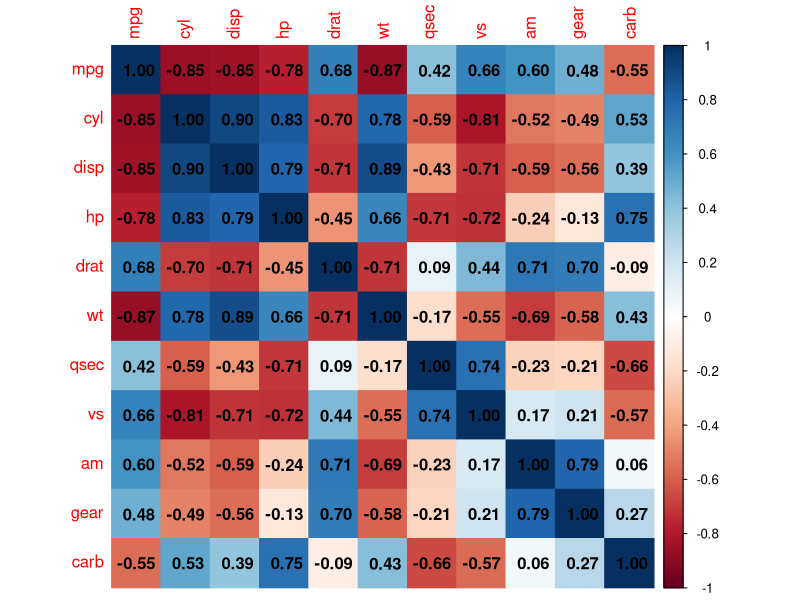
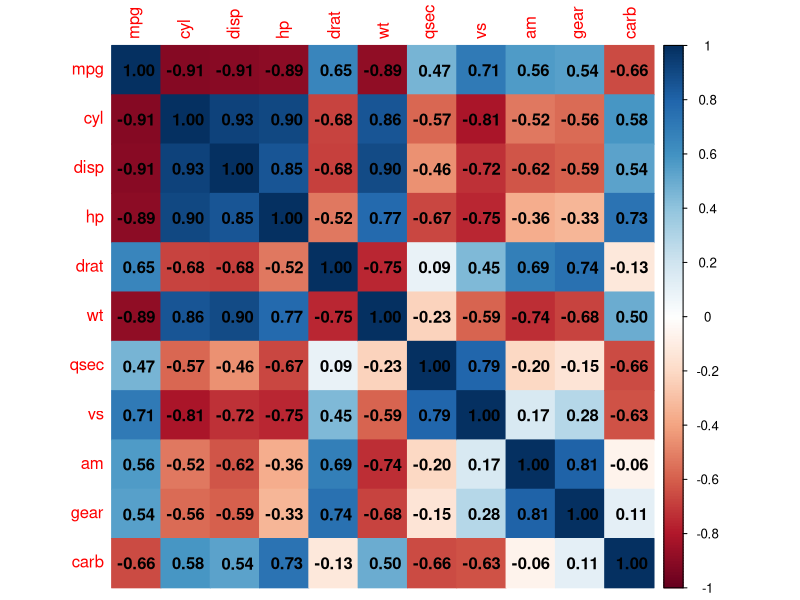
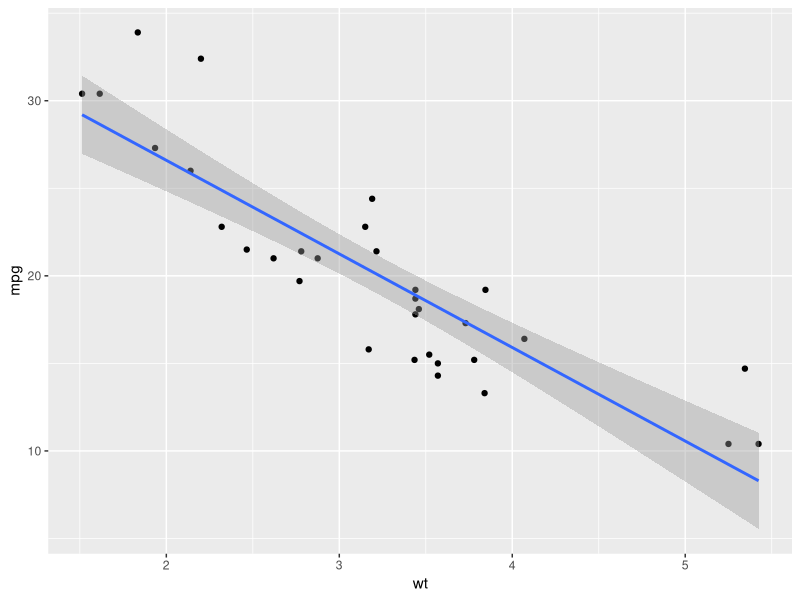
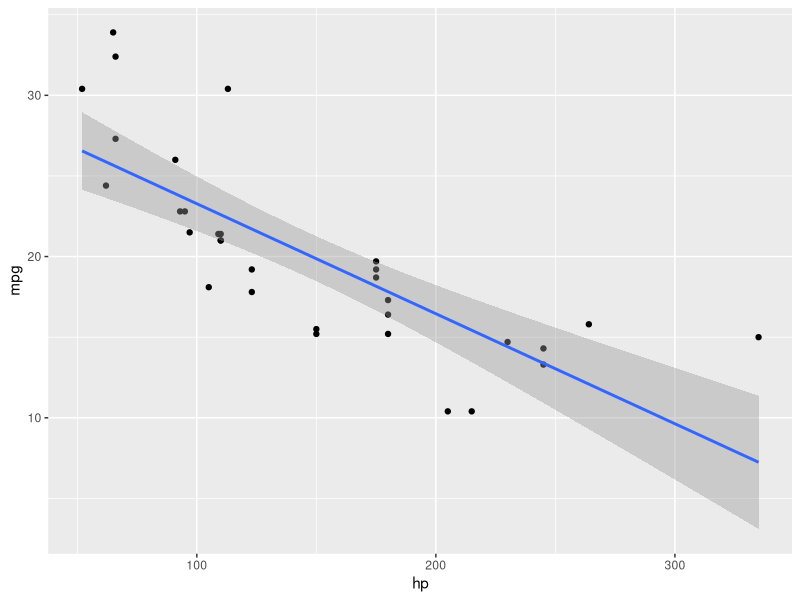
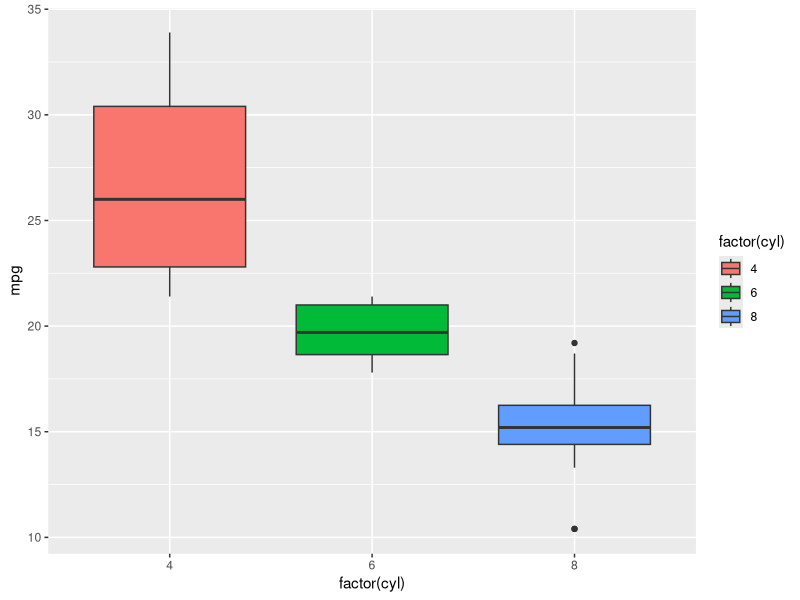
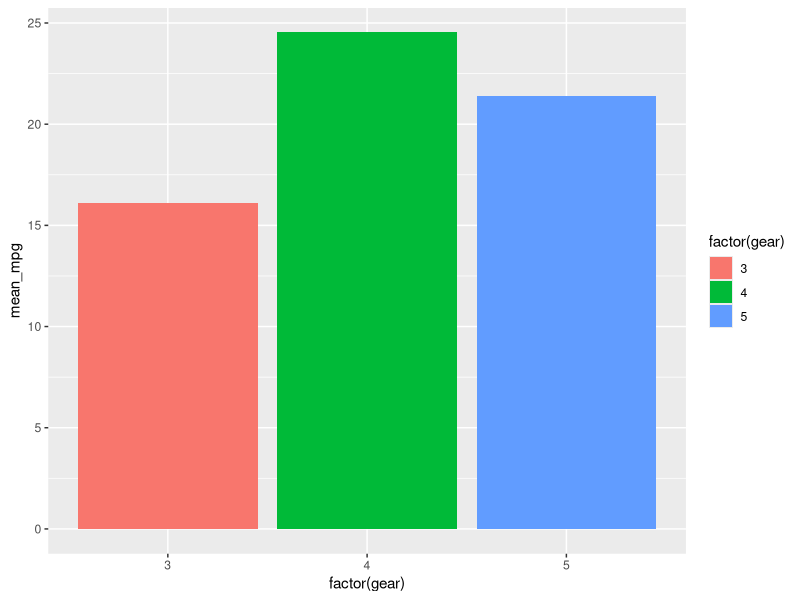
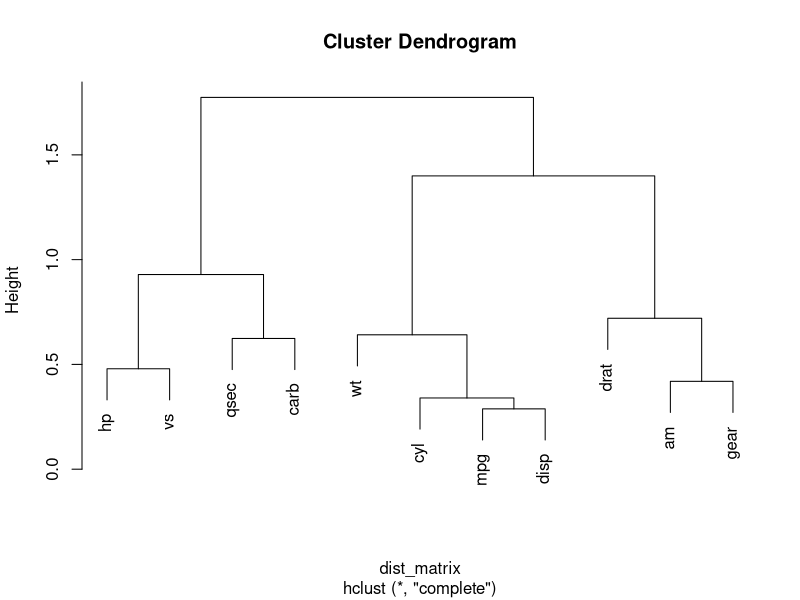

Write R code to recreate these figures, in order.
#6. Perform correlation analysis on the mtcars dataset to evaluate relationships between mpg and other features using Pearson and Spearman methods.
#Identify key influencing variables and visualize insights using heatmaps, scatter plots, box plots, bar plots, and clustering dendrograms,
#ensuring a comprehensive understanding of mpg dependencies and trends.

library(corrplot)
library(ggplot2)
library(dplyr)

#1. Dataset Loading
data("mtcars")
df <- mtcars
head(df)
str(df)

#2. Correlation analysis
cor_pearson <- cor(df, method = "pearson")
print(cor_pearson)

cor_spearman <- cor(df, method = "spearman")
print(cor_spearman)

#3. Correlation with mpg
cor(df$mpg, df[, -1], method = "pearson")
cor(df$mpg, df[, -1], method = "spearman")

#4. Visualization

#Heatmap
corrplot(cor_pearson, method = "color", addCoef.col = "black")
corrplot(cor_spearman, method = "color", addCoef.col = "black")

#scatter plot
ggplot(df, aes(x = wt, y = mpg)) +
  geom_point()+
  geom_smooth(method = "lm")

ggplot(df, aes(x = hp, y = mpg)) +
  geom_point()+
  geom_smooth(method = "lm")

#Box plot
ggplot(df, aes(x = factor(cyl), y = mpg, fill = factor(cyl))) +
  geom_boxplot()

#Bar plot
df %>%
  group_by(gear) %>%
  summarise(mean_mpg = mean(mpg)) %>%
  ggplot(aes(x = factor(gear), y = mean_mpg, fill = factor(gear))) +
  geom_bar(stat = "identity")

#Clustering Dendrogram
dist_matrix <- dist(1 - abs(cor(df)))
hc <- hclust(dist_matrix, method = "complete")
plot(hc)
